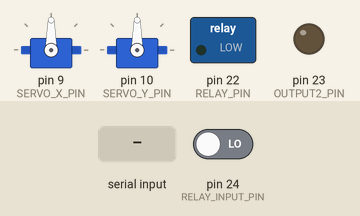
Bench run of a sketch on a simulated Arduino Mega 2560, built with avr-gcc and run on an emulated ATmega2560. Shown: 2 × servo, switched loads named in the sketch (green lamp = pin HIGH), output pins drawn as LEDs (lit = HIGH). The test bench sets the inputs (shaded band); at power-on: pin 24 (RELAY_INPUT_PIN) LOW.

Above: at 1.2 s.
1.3 s: pin 24 (RELAY_INPUT_PIN) driven HIGH
At 2.5 s:
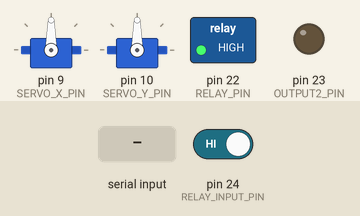
2.8 s: "0,1\n" received over Serial
At 3.8 s:
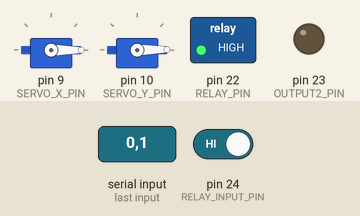
4.3 s: "0,150\n" received over Serial
At 4.9 s:
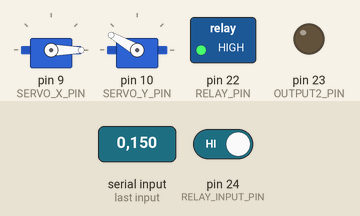
5.8 s: "3\n" received over Serial
At 6.1 s:
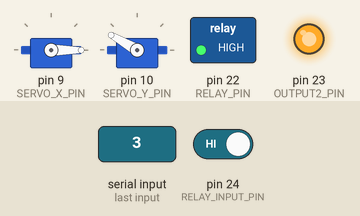
7.3 s: pin 24 (RELAY_INPUT_PIN) driven LOW
At 8.4 s:
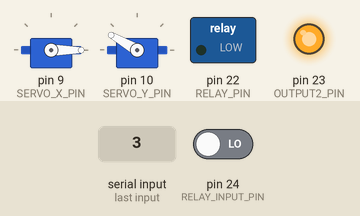
8.8 s: "1,1\n" received over Serial
At 9.5 s:
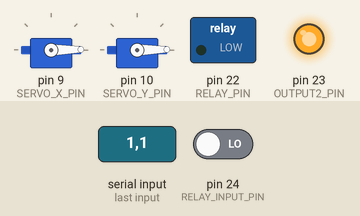
Timing chart, 0 to 11.3 s (numbered marks = the images above; inputs shaded):
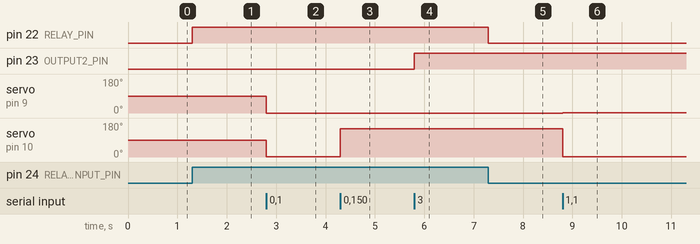

The sketch:

main.ino
```cpp
//Turret servo & fire control

#include <Servo.h>

//Init servos
Servo servoX;
Servo servoY;

//Pin assign
const int SERVO_X_PIN = 9;
const int SERVO_Y_PIN = 10;

const int RELAY_PIN = 22;
const int RELAY_INPUT_PIN = 24;

const int OUTPUT2_PIN = 23;

//Servo limits
const int SERVO_MIN = 0;
const int SERVO_MAX = 180;

//Relay state
bool relaySerialState = false;

//Setup serial, servos, outputs
void setup() {
  Serial.begin(115200);

  servoX.attach(SERVO_X_PIN);
  servoY.attach(SERVO_Y_PIN);

  pinMode(RELAY_PIN, OUTPUT);
  pinMode(OUTPUT2_PIN, OUTPUT);

  pinMode(RELAY_INPUT_PIN, INPUT);

  digitalWrite(RELAY_PIN, LOW);
  digitalWrite(OUTPUT2_PIN, LOW);

  //Center servos
  servoX.write(90);
  servoY.write(90);

}

//Main
void loop() {

  if (Serial.available()) { //Command handle
    String input = Serial.readStringUntil('\n');
    input.trim();

    if (input == "0" || input == "1") { //Fire control
      relaySerialState = (input == "1");
      return;
    }

    if (input == "2" || input == "3") { //Tracking
      digitalWrite(OUTPUT2_PIN, input == "3" ? HIGH : LOW);
      return;
    }
    //Servo movement parse
    int commaIndex = input.indexOf(',');
    if (commaIndex > 0) {
      int x = input.substring(0, commaIndex).toInt();
      int y = input.substring(commaIndex + 1).toInt();

      x = constrain(x, SERVO_MIN, SERVO_MAX);
      y = constrain(y, SERVO_MIN, SERVO_MAX);
      //Write to servo
      servoX.write(x);
      servoY.write(y);
    }
  }

  //Fire override handling
  bool relayInputState = digitalRead(RELAY_INPUT_PIN);

  bool relayFinalState = relayInputState || relaySerialState;

  digitalWrite(RELAY_PIN, relayFinalState ? HIGH : LOW);
}
```

Measured:
- after the input at 1.3 s, pin 22 (RELAY_PIN): LOW → HIGH at once
- after the input at 2.8 s, servo on pin 9 (SERVO_X_PIN): 90° → 0° at once; servo on pin 10 (SERVO_Y_PIN): 90° → 1° at once
- after the input at 4.3 s, servo on pin 10 (SERVO_Y_PIN): 1° → 150° at once
- after the input at 5.8 s, pin 23 (OUTPUT2_PIN): LOW → HIGH at once
- after the input at 7.3 s, pin 22 (RELAY_PIN): HIGH → LOW at once
- after the input at 8.8 s, servo on pin 9 (SERVO_X_PIN): 0° → 1° at once; servo on pin 10 (SERVO_Y_PIN): 150° → 1° at once
